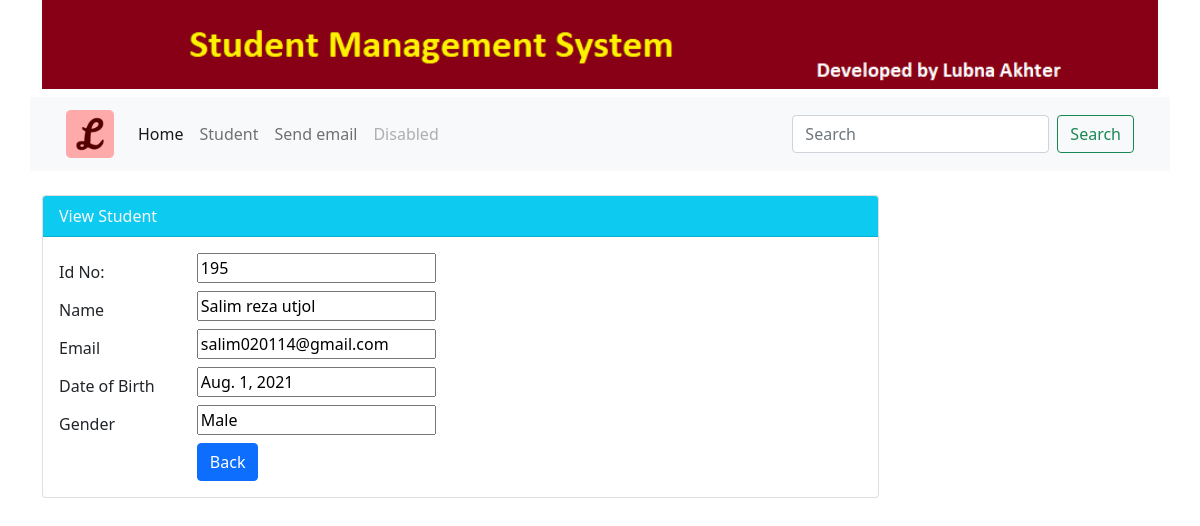
/std/details/195, run on the app's committed database.
### myapp/models.py (models this page shows, shortened)
class Student(models.Model):
    GENDER_CHOICES = [('Male', 'Male'),('Female', 'Female')]  #[(tuple)], ('Male', 'Male') one for desply one male for value
    id = models.AutoField(primary_key = True)
    name = models.CharField(max_length = 100)
    email = models.EmailField(unique = True, blank = True)
    dob = models.DateField(default = datetime.now, blank = True)
    gender = models.CharField(max_length = 6, choices = GENDER_CHOICES, default = 'Male', )

### myapp/views.py (the view)
# urls.py: path('details/<int:id>', views.show, name = 'details'),
def show(request,id):
    student = Student.objects.get(pk = id)
    form = StudentForm(request.POST or None, instance = student)
    context = {'title':'Detais', 'student':student}
    return render(request, 'student/details.html', context)

### templates/student/details.html (shortened to what this page needs)
{% extends 'base.html' %}
{% block content %}
        <form action="">
            <div class="card w-75">
                <div class="card-header bg-info text-light">
                  View Student
                </div>
                <div class="card-body">
                    <div class="form-group row">
                        <label class="col-sm-2 col-form-label" for="Id">Id No:</label>
                        <div class="col-sm-6">
                            <input name="Id" type="text" id="id_id" value="{{ student.id }}">
                        </div>
                    </div>
                    <div class="form-group row">
                        <label class="col-sm-2 col-form-label" for="Id">Name</label>
                        <div class="col-sm-10">
                            <input name="name" type="text" id="id_name" value="{{ student.name }}">
                        </div>
                    </div>
                    <div class="form-group row">
                        <label class="col-sm-2 col-form-label" for="Id">Email</label>
                        <div class="col-sm-10">
                            <input name="email" type="text" id="id_email" value="{{ student.email }}">
                        </div>
                    </div>
                    <div class="form-group row">
                        <label class="col-sm-2 col-form-label" for="Id">Date of Birth</label>
                        <div class="col-sm-10">
                            <input name="dob" type="text" id="id_dob" value="{{ student.dob }}">
                        </div>
                    </div>
                    <div class="form-group row">
                        <label class="col-sm-2 col-form-label" for="Id">Gender</label>
                        <div class="col-sm-10">
                            <input name="gender" type="text" id="id_gender" value="{{ student.gender }}">
                        </div>
                    </div>
                    <div class="form-group row">
                        <label class="col-sm-2 col-form-label"></label>
                        <div class="col-sm-10">
                            <a href="{% url 'student:home' %}" class="btn btn-primary">Back</a>
                        </div>
                    </div>
                </div>
              </div>
        </form>
{% endblock %}

### data on the page
Student: Id "195", name "Salim reza utjol", email "salim020114@gmail.com", dob "Aug. 1, 2021", gender "Male"
